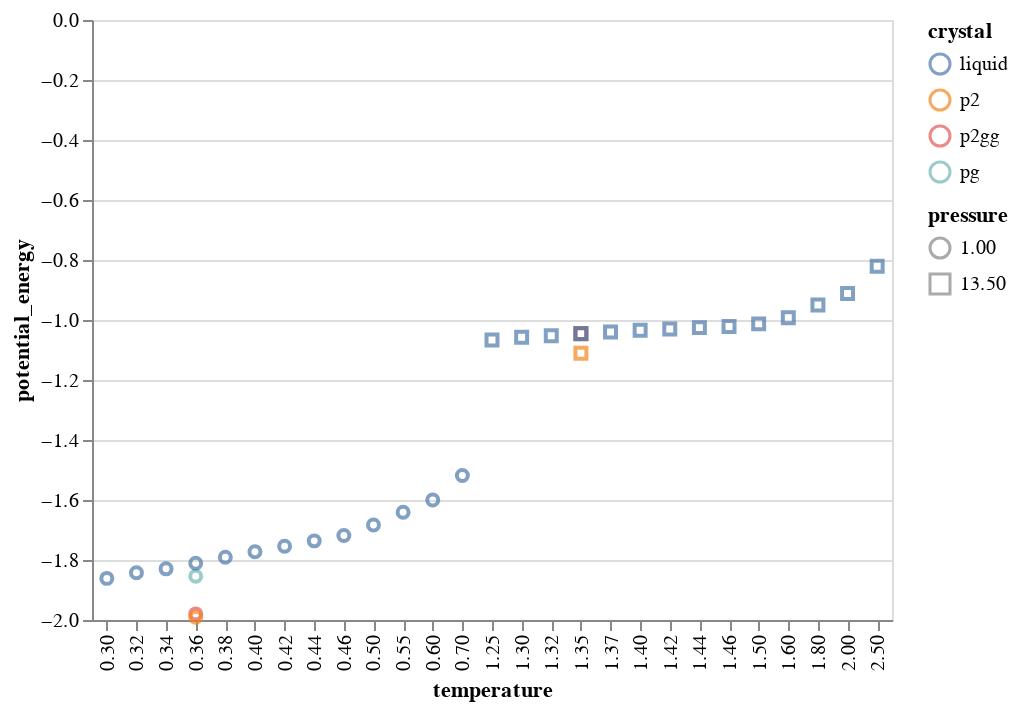

The notebook cell this image was saved under:
### Code cell
alt.Chart(df_thermo.reset_index()).mark_point().encode(
    x='temperature',
    y='potential_energy',
    color='crystal',
    shape='pressure',
)

### Figure 1 — Vega-Lite specification as saved in the notebook (floating-point values rounded to 4 significant figures)
{"$schema": "https://vega.github.io/schema/vega-lite/v2.6.0.json", "config": {"view": {"height": 300, "width": 400}}, "data": {"name": "data-50c533a4e1e6825cc684d1546dee3559"}, "datasets": {"data-50c533a4e1e6825cc684d1546dee3559": [{"N": 1, "crystal": "pg", "kinetic_energy": 0.506, "kinetic_energy_rigid_center": 0.506, "lx": 0.008298, "ly": 0.009725, "lz": 6.2e-05, "momentum": 1.367e-17, "npt_thermostat_energy": 0.07352, "potential_energy": -1.046, "potential_energy_rigid_center": -1.046, "pressure": "13.50", "pressure_rigid_center": 0.0008367, "rotational_kinetic_energy": 0.1689, "rotational_ndof_rigid_center": 0.25, "temperature": "1.35", "temperature_rigid_center": 8.369e-05, "timestep": 309.7, "translational_kinetic_energy": 0.3371, "translational_kinetic_energy_rigid_center": 0.3371, "translational_ndof_rigid_center": 0.4999, "volume": 1.301, "xy": 0, "xz": 0, "yz": 0}, {"N": 1, "crystal": "p2gg", "kinetic_energy": 0.5064, "kinetic_energy_rigid_center": 0.5064, "lx": 0.008107, "ly": 0.009953, "lz": 6.2e-05, "momentum": 1.541e-17, "npt_thermostat_energy": 0.06822, "potential_energy": -1.046, "potential_energy_rigid_center": -1.046, "pressure": "13.50", "pressure_rigid_center": 0.0008369, "rotational_kinetic_energy": 0.1687, "rotational_ndof_rigid_center": 0.25, "temperature": "1.35", "temperature_rigid_center": 8.375e-05, "timestep": 309.7, "translational_kinetic_energy": 0.3377, "translational_kinetic_energy_rigid_center": 0.3377, "translational_ndof_rigid_center": 0.4999, "volume": 1.301, "xy": 0, "xz": 0, "yz": 0}, {"N": 1, "crystal": "p2", "kinetic_energy": 0.5062, "kinetic_energy_rigid_center": 0.5062, "lx": 0.01172, "ly": 0.006843, "lz": 6.2e-05, "momentum": 1.372e-17, "npt_thermostat_energy": 0.05873, "potential_energy": -1.111, "potential_energy_rigid_center": -1.111, "pressure": "13.50", "pressure_rigid_center": 0.0008368, "rotational_kinetic_energy": 0.1689, "rotational_ndof_rigid_center": 0.25, "temperature": "1.35", "temperature_rigid_center": 8.371e-05, "timestep": 309.7, "translational_kinetic_energy": 0.3373, "translational_kinetic_energy_rigid_center": 0.3373, "translational_ndof_rigid_center": 0.4999, "volume": 1.293, "xy": -1.532e-05, "xz": 0, "yz": 0}, {"N": 1, "crystal": "pg", "kinetic_energy": 0.1349, "kinetic_energy_rigid_center": 0.1349, "lx": 0.008719, "ly": 0.01022, "lz": 6.2e-05, "momentum": 2.34e-18, "npt_thermostat_energy": 0.01539, "potential_energy": -1.854, "potential_energy_rigid_center": -1.854, "pressure": "1.00", "pressure_rigid_center": 6.202e-05, "rotational_kinetic_energy": 0.04499, "rotational_ndof_rigid_center": 0.25, "temperature": "0.36", "temperature_rigid_center": 2.231e-05, "timestep": 309.7, "translational_kinetic_energy": 0.08995, "translational_kinetic_energy_rigid_center": 0.08995, "translational_ndof_rigid_center": 0.4999, "volume": 1.437, "xy": 0, "xz": 0, "yz": 0}, {"N": 1, "crystal": "p2gg", "kinetic_energy": 0.1351, "kinetic_energy_rigid_center": 0.1351, "lx": 0.008467, "ly": 0.01039, "lz": 6.2e-05, "momentum": 2.694e-18, "npt_thermostat_energy": 0.02449, "potential_energy": -1.98, "potential_energy_rigid_center": -1.98, "pressure": "1.00", "pressure_rigid_center": 6.211e-05, "rotational_kinetic_energy": 0.045, "rotational_ndof_rigid_center": 0.25, "temperature": "0.36", "temperature_rigid_center": 2.233e-05, "timestep": 309.7, "translational_kinetic_energy": 0.09005, "translational_kinetic_energy_rigid_center": 0.09005, "translational_ndof_rigid_center": 0.4999, "volume": 1.419, "xy": 0, "xz": 0, "yz": 0}, {"N": 1, "crystal": "p2", "kinetic_energy": 0.135, "kinetic_energy_rigid_center": 0.135, "lx": 0.01226, "ly": 0.007162, "lz": 6.2e-05, "momentum": 2.917e-18, "npt_thermostat_energy": 0.02391, "potential_energy": -1.991, "potential_energy_rigid_center": -1.991, "pressure": "1.00", "pressure_rigid_center": 6.196e-05, "rotational_kinetic_energy": 0.04501, "rotational_ndof_rigid_center": 0.25, "temperature": "0.36", "temperature_rigid_center": 2.232e-05, "timestep": 309.7, "translational_kinetic_energy": 0.08997, "translational_kinetic_energy_rigid_center": 0.08997, "translational_ndof_rigid_center": 0.4999, "volume": 1.416, "xy": -1.532e-05, "xz": 0, "yz": 0}, {"N": 1, "crystal": "liquid", "kinetic_energy": 0.5244, "kinetic_energy_rigid_center": 0.5244, "lx": 0.02283, "ly": 0.02283, "lz": 0.0004, "momentum": 8.149e-18, "npt_thermostat_energy": 28.27, "potential_energy": -1.034, "potential_energy_rigid_center": -1.034, "pressure": "13.50", "pressure_rigid_center": 0.0054, "rotational_kinetic_energy": 0.175, "rotational_ndof_rigid_center": 0.25, "temperature": "1.40", "temperature_rigid_center": 0.0005599, "timestep": 199998, "translational_kinetic_energy": 0.3494, "translational_kinetic_energy_rigid_center": 0.3494, "translational_ndof_rigid_center": 0.4992, "volume": 1.303, "xy": 0, "xz": 0, "yz": 0}, {"N": 1, "crystal": "liquid", "kinetic_energy": 0.7494, "kinetic_energy_rigid_center": 0.7494, "lx": 0.01799, "ly": 0.01799, "lz": 0.0002441, "momentum": 2.298e-16, "npt_thermostat_energy": 0.1243, "potential_energy": -0.9118, "potential_energy_rigid_center": -0.9118, "pressure": "13.50", "pressure_rigid_center": 0.003299, "rotational_kinetic_energy": 0.2493, "rotational_ndof_rigid_center": 0.25, "temperature": "2.00", "temperature_rigid_center": 0.0004882, "timestep": 859.4, "translational_kinetic_energy": 0.5001, "translational_kinetic_energy_rigid_center": 0.5001, "translational_ndof_rigid_center": 0.4995, "volume": 1.326, "xy": 0, "xz": 0, "yz": 0}, {"N": 1, "crystal": "liquid", "kinetic_energy": 0.2058, "kinetic_energy_rigid_center": 0.2058, "lx": 0.02453, "ly": 0.02453, "lz": 0.0004, "momentum": 5.845e-17, "npt_thermostat_energy": 0.07057, "potential_energy": -1.641, "potential_energy_rigid_center": -1.641, "pressure": "1.00", "pressure_rigid_center": 0.0003998, "rotational_kinetic_energy": 0.0687, "rotational_ndof_rigid_center": 0.25, "temperature": "0.55", "temperature_rigid_center": 0.0002198, "timestep": 2550, "translational_kinetic_energy": 0.1371, "translational_kinetic_energy_rigid_center": 0.1371, "translational_ndof_rigid_center": 0.4992, "volume": 1.504, "xy": 0, "xz": 0, "yz": 0}, {"N": 1, "crystal": "liquid", "kinetic_energy": 0.4944, "kinetic_energy_rigid_center": 0.4944, "lx": 0.0228, "ly": 0.0228, "lz": 0.0004, "momentum": 5.214e-18, "npt_thermostat_energy": 28.35, "potential_energy": -1.052, "potential_energy_rigid_center": -1.052, "pressure": "13.50", "pressure_rigid_center": 0.0054, "rotational_kinetic_energy": 0.165, "rotational_ndof_rigid_center": 0.25, "temperature": "1.32", "temperature_rigid_center": 0.000528, "timestep": 199998, "translational_kinetic_energy": 0.3295, "translational_kinetic_energy_rigid_center": 0.3295, "translational_ndof_rigid_center": 0.4992, "volume": 1.3, "xy": 0, "xz": 0, "yz": 0}, {"N": 1, "crystal": "liquid", "kinetic_energy": 0.5395, "kinetic_energy_rigid_center": 0.5395, "lx": 0.02285, "ly": 0.02285, "lz": 0.0004, "momentum": 6.557e-18, "npt_thermostat_energy": 61.49, "potential_energy": -1.025, "potential_energy_rigid_center": -1.025, "pressure": "13.50", "pressure_rigid_center": 0.005401, "rotational_kinetic_energy": 0.18, "rotational_ndof_rigid_center": 0.25, "temperature": "1.44", "temperature_rigid_center": 0.000576, "timestep": 199998, "translational_kinetic_energy": 0.3595, "translational_kinetic_energy_rigid_center": 0.3595, "translational_ndof_rigid_center": 0.4992, "volume": 1.305, "xy": 0, "xz": 0, "yz": 0}, {"N": 1, "crystal": "liquid", "kinetic_energy": 0.2248, "kinetic_energy_rigid_center": 0.2248, "lx": 0.02464, "ly": 0.02464, "lz": 0.0004, "momentum": 1.197e-16, "npt_thermostat_energy": 0.1124, "potential_energy": -1.6, "potential_energy_rigid_center": -1.6, "pressure": "1.00", "pressure_rigid_center": 0.0004003, "rotational_kinetic_energy": 0.07492, "rotational_ndof_rigid_center": 0.25, "temperature": "0.60", "temperature_rigid_center": 0.0002401, "timestep": 2526, "translational_kinetic_energy": 0.1499, "translational_kinetic_energy_rigid_center": 0.1499, "translational_ndof_rigid_center": 0.4992, "volume": 1.518, "xy": 0, "xz": 0, "yz": 0}, {"N": 1, "crystal": "liquid", "kinetic_energy": 0.1199, "kinetic_energy_rigid_center": 0.1199, "lx": 0.02404, "ly": 0.02404, "lz": 0.0004, "momentum": 1.251e-18, "npt_thermostat_energy": 22.07, "potential_energy": -1.843, "potential_energy_rigid_center": -1.843, "pressure": "1.00", "pressure_rigid_center": 0.0004, "rotational_kinetic_energy": 0.04001, "rotational_ndof_rigid_center": 0.25, "temperature": "0.32", "temperature_rigid_center": 0.000128, "timestep": 199998, "translational_kinetic_energy": 0.07988, "translational_kinetic_energy_rigid_center": 0.07988, "translational_ndof_rigid_center": 0.4992, "volume": 1.445, "xy": 0, "xz": 0, "yz": 0}, {"N": 1, "crystal": "liquid", "kinetic_energy": 0.562, "kinetic_energy_rigid_center": 0.562, "lx": 0.02287, "ly": 0.02287, "lz": 0.0004, "momentum": 5.861e-18, "npt_thermostat_energy": 31.74, "potential_energy": -1.013, "potential_energy_rigid_center": -1.013, "pressure": "13.50", "pressure_rigid_center": 0.0054, "rotational_kinetic_energy": 0.1875, "rotational_ndof_rigid_center": 0.25, "temperature": "1.50", "temperature_rigid_center": 0.0006001, "timestep": 199998, "translational_kinetic_energy": 0.3744, "translational_kinetic_energy_rigid_center": 0.3744, "translational_ndof_rigid_center": 0.4992, "volume": 1.307, "xy": 0, "xz": 0, "yz": 0}, {"N": 1, "crystal": "liquid", "kinetic_energy": 0.1873, "kinetic_energy_rigid_center": 0.1873, "lx": 0.02441, "ly": 0.02441, "lz": 0.0004, "momentum": 2.797e-18, "npt_thermostat_energy": 219.7, "potential_energy": -1.683, "potential_energy_rigid_center": -1.683, "pressure": "1.00", "pressure_rigid_center": 0.0004001, "rotational_kinetic_energy": 0.06251, "rotational_ndof_rigid_center": 0.25, "temperature": "0.50", "temperature_rigid_center": 0.0002, "timestep": 199998, "translational_kinetic_energy": 0.1248, "translational_kinetic_energy_rigid_center": 0.1248, "translational_ndof_rigid_center": 0.4992, "volume": 1.49, "xy": 0, "xz": 0, "yz": 0}, {"N": 1, "crystal": "liquid", "kinetic_energy": 0.4682, "kinetic_energy_rigid_center": 0.4682, "lx": 0.02278, "ly": 0.02278, "lz": 0.0004, "momentum": 4.999e-18, "npt_thermostat_energy": 34.78, "potential_energy": -1.067, "potential_energy_rigid_center": -1.067, "pressure": "13.50", "pressure_rigid_center": 0.0054, "rotational_kinetic_energy": 0.1563, "rotational_ndof_rigid_center": 0.25, "temperature": "1.25", "temperature_rigid_center": 0.0005, "timestep": 199998, "translational_kinetic_energy": 0.312, "translational_kinetic_energy_rigid_center": 0.312, "translational_ndof_rigid_center": 0.4992, "volume": 1.297, "xy": 0, "xz": 0, "yz": 0}, {"N": 1, "crystal": "liquid", "kinetic_energy": 0.1423, "kinetic_energy_rigid_center": 0.1423, "lx": 0.02416, "ly": 0.02416, "lz": 0.0004, "momentum": 2.787e-18, "npt_thermostat_energy": 39.44, "potential_energy": -1.791, "potential_energy_rigid_center": -1.791, "pressure": "1.00", "pressure_rigid_center": 0.0003998, "rotational_kinetic_energy": 0.04751, "rotational_ndof_rigid_center": 0.25, "temperature": "0.38", "temperature_rigid_center": 0.000152, "timestep": 199998, "translational_kinetic_energy": 0.09484, "translational_kinetic_energy_rigid_center": 0.09484, "translational_ndof_rigid_center": 0.4992, "volume": 1.459, "xy": 0, "xz": 0, "yz": 0}, {"N": 1, "crystal": "liquid", "kinetic_energy": 0.1723, "kinetic_energy_rigid_center": 0.1723, "lx": 0.02433, "ly": 0.02433, "lz": 0.0004, "momentum": 3.977e-18, "npt_thermostat_energy": 106.7, "potential_energy": -1.718, "potential_energy_rigid_center": -1.718, "pressure": "1.00", "pressure_rigid_center": 0.0004001, "rotational_kinetic_energy": 0.05751, "rotational_ndof_rigid_center": 0.25, "temperature": "0.46", "temperature_rigid_center": 0.000184, "timestep": 199998, "translational_kinetic_energy": 0.1148, "translational_kinetic_energy_rigid_center": 0.1148, "translational_ndof_rigid_center": 0.4992, "volume": 1.479, "xy": 0, "xz": 0, "yz": 0}, {"N": 1, "crystal": "liquid", "kinetic_energy": 0.487, "kinetic_energy_rigid_center": 0.487, "lx": 0.0228, "ly": 0.0228, "lz": 0.0004, "momentum": 9.316e-18, "npt_thermostat_energy": 27.54, "potential_energy": -1.057, "potential_energy_rigid_center": -1.057, "pressure": "13.50", "pressure_rigid_center": 0.0054, "rotational_kinetic_energy": 0.1625, "rotational_ndof_rigid_center": 0.25, "temperature": "1.30", "temperature_rigid_center": 0.00052, "timestep": 199998, "translational_kinetic_energy": 0.3245, "translational_kinetic_energy_rigid_center": 0.3245, "translational_ndof_rigid_center": 0.4992, "volume": 1.299, "xy": 0, "xz": 0, "yz": 0}, {"N": 1, "crystal": "liquid", "kinetic_energy": 0.5057, "kinetic_energy_rigid_center": 0.5057, "lx": 0.02282, "ly": 0.02282, "lz": 0.0004, "momentum": 5.6e-18, "npt_thermostat_energy": 29.29, "potential_energy": -1.045, "potential_energy_rigid_center": -1.045, "pressure": "13.50", "pressure_rigid_center": 0.0054, "rotational_kinetic_energy": 0.1687, "rotational_ndof_rigid_center": 0.25, "temperature": "1.35", "temperature_rigid_center": 0.00054, "timestep": 199998, "translational_kinetic_energy": 0.337, "translational_kinetic_energy_rigid_center": 0.337, "translational_ndof_rigid_center": 0.4992, "volume": 1.301, "xy": 0, "xz": 0, "yz": 0}, {"N": 1, "crystal": "liquid", "kinetic_energy": 0.1124, "kinetic_energy_rigid_center": 0.1124, "lx": 0.024, "ly": 0.024, "lz": 0.0004, "momentum": 2.937e-18, "npt_thermostat_energy": 25.09, "potential_energy": -1.861, "potential_energy_rigid_center": -1.861, "pressure": "1.00", "pressure_rigid_center": 0.0003999, "rotational_kinetic_energy": 0.0375, "rotational_ndof_rigid_center": 0.25, "temperature": "0.30", "temperature_rigid_center": 0.00012, "timestep": 199998, "translational_kinetic_energy": 0.07487, "translational_kinetic_energy_rigid_center": 0.07487, "translational_ndof_rigid_center": 0.4992, "volume": 1.44, "xy": 0, "xz": 0, "yz": 0}, {"N": 1, "crystal": "liquid", "kinetic_energy": 0.5319, "kinetic_energy_rigid_center": 0.5319, "lx": 0.02284, "ly": 0.02284, "lz": 0.0004, "momentum": 5.064e-18, "npt_thermostat_energy": 49.97, "potential_energy": -1.03, "potential_energy_rigid_center": -1.03, "pressure": "13.50", "pressure_rigid_center": 0.005401, "rotational_kinetic_energy": 0.1775, "rotational_ndof_rigid_center": 0.25, "temperature": "1.42", "temperature_rigid_center": 0.000568, "timestep": 199998, "translational_kinetic_energy": 0.3544, "translational_kinetic_energy_rigid_center": 0.3544, "translational_ndof_rigid_center": 0.4992, "volume": 1.304, "xy": 0, "xz": 0, "yz": 0}, {"N": 1, "crystal": "liquid", "kinetic_energy": 0.5993, "kinetic_energy_rigid_center": 0.5993, "lx": 0.01789, "ly": 0.01789, "lz": 0.0002441, "momentum": 1.981e-16, "npt_thermostat_energy": 0.1308, "potential_energy": -0.9924, "potential_energy_rigid_center": -0.9924, "pressure": "13.50", "pressure_rigid_center": 0.003294, "rotational_kinetic_energy": 0.2002, "rotational_ndof_rigid_center": 0.25, "temperature": "1.60", "temperature_rigid_center": 0.0003904, "timestep": 893.6, "translational_kinetic_energy": 0.3992, "translational_kinetic_energy_rigid_center": 0.3992, "translational_ndof_rigid_center": 0.4995, "volume": 1.311, "xy": 0, "xz": 0, "yz": 0}, {"N": 1, "crystal": "liquid", "kinetic_energy": 0.6754, "kinetic_energy_rigid_center": 0.6754, "lx": 0.01794, "ly": 0.01794, "lz": 0.0002441, "momentum": 2.037e-16, "npt_thermostat_energy": 0.1566, "potential_energy": -0.95, "potential_energy_rigid_center": -0.95, "pressure": "13.50", "pressure_rigid_center": 0.003299, "rotational_kinetic_energy": 0.2253, "rotational_ndof_rigid_center": 0.25, "temperature": "1.80", "temperature_rigid_center": 0.00044, "timestep": 881.3, "translational_kinetic_energy": 0.45, "translational_kinetic_energy_rigid_center": 0.45, "translational_ndof_rigid_center": 0.4995, "volume": 1.319, "xy": 0, "xz": 0, "yz": 0}, {"N": 1, "crystal": "liquid", "kinetic_energy": 0.1648, "kinetic_energy_rigid_center": 0.1648, "lx": 0.02428, "ly": 0.02428, "lz": 0.0004, "momentum": 9.64e-19, "npt_thermostat_energy": 78.99, "potential_energy": -1.736, "potential_energy_rigid_center": -1.736, "pressure": "1.00", "pressure_rigid_center": 0.0004, "rotational_kinetic_energy": 0.055, "rotational_ndof_rigid_center": 0.25, "temperature": "0.44", "temperature_rigid_center": 0.000176, "timestep": 199998, "translational_kinetic_energy": 0.1098, "translational_kinetic_energy_rigid_center": 0.1098, "translational_ndof_rigid_center": 0.4992, "volume": 1.474, "xy": 0, "xz": 0, "yz": 0}, {"N": 1, "crystal": "liquid", "kinetic_energy": 0.2623, "kinetic_energy_rigid_center": 0.2623, "lx": 0.02488, "ly": 0.02488, "lz": 0.0004, "momentum": 1.727e-16, "npt_thermostat_energy": 0.1173, "potential_energy": -1.519, "potential_energy_rigid_center": -1.519, "pressure": "1.00", "pressure_rigid_center": 0.0003991, "rotational_kinetic_energy": 0.08755, "rotational_ndof_rigid_center": 0.25, "temperature": "0.70", "temperature_rigid_center": 0.0002801, "timestep": 1998, "translational_kinetic_energy": 0.1748, "translational_kinetic_energy_rigid_center": 0.1748, "translational_ndof_rigid_center": 0.4992, "volume": 1.548, "xy": 0, "xz": 0, "yz": 0}, {"N": 1, "crystal": "liquid", "kinetic_energy": 0.9374, "kinetic_energy_rigid_center": 0.9374, "lx": 0.01812, "ly": 0.01812, "lz": 0.0002441, "momentum": 4.537e-16, "npt_thermostat_energy": 0.1395, "potential_energy": -0.8207, "potential_energy_rigid_center": -0.8207, "pressure": "13.50", "pressure_rigid_center": 0.0033, "rotational_kinetic_energy": 0.3132, "rotational_ndof_rigid_center": 0.25, "temperature": "2.50", "temperature_rigid_center": 0.0006107, "timestep": 871.6, "translational_kinetic_energy": 0.6242, "translational_kinetic_energy_rigid_center": 0.6242, "translational_ndof_rigid_center": 0.4995, "volume": 1.345, "xy": 0, "xz": 0, "yz": 0}, {"N": 1, "crystal": "liquid", "kinetic_energy": 0.1499, "kinetic_energy_rigid_center": 0.1499, "lx": 0.0242, "ly": 0.0242, "lz": 0.0004, "momentum": 1.774e-18, "npt_thermostat_energy": 93.81, "potential_energy": -1.772, "potential_energy_rigid_center": -1.772, "pressure": "1.00", "pressure_rigid_center": 0.0003999, "rotational_kinetic_energy": 0.05001, "rotational_ndof_rigid_center": 0.25, "temperature": "0.40", "temperature_rigid_center": 0.00016, "timestep": 199998, "translational_kinetic_energy": 0.09985, "translational_kinetic_energy_rigid_center": 0.09985, "translational_ndof_rigid_center": 0.4992, "volume": 1.464, "xy": 0, "xz": 0, "yz": 0}, {"N": 1, "crystal": "liquid", "kinetic_energy": 0.5469, "kinetic_energy_rigid_center": 0.5469, "lx": 0.02285, "ly": 0.02285, "lz": 0.0004, "momentum": 3.96e-18, "npt_thermostat_energy": 117.4, "potential_energy": -1.022, "potential_energy_rigid_center": -1.022, "pressure": "13.50", "pressure_rigid_center": 0.0054, "rotational_kinetic_energy": 0.1825, "rotational_ndof_rigid_center": 0.25, "temperature": "1.46", "temperature_rigid_center": 0.0005839, "timestep": 199998, "translational_kinetic_energy": 0.3644, "translational_kinetic_energy_rigid_center": 0.3644, "translational_ndof_rigid_center": 0.4992, "volume": 1.306, "xy": 0, "xz": 0, "yz": 0}, {"N": 1, "crystal": "liquid", "kinetic_energy": 0.1349, "kinetic_energy_rigid_center": 0.1349, "lx": 0.02411, "ly": 0.02411, "lz": 0.0004, "momentum": 2.542e-18, "npt_thermostat_energy": 28.44, "potential_energy": -1.811, "potential_energy_rigid_center": -1.811, "pressure": "1.00", "pressure_rigid_center": 0.0004002, "rotational_kinetic_energy": 0.04501, "rotational_ndof_rigid_center": 0.25, "temperature": "0.36", "temperature_rigid_center": 0.000144, "timestep": 199998, "translational_kinetic_energy": 0.08986, "translational_kinetic_energy_rigid_center": 0.08986, "translational_ndof_rigid_center": 0.4992, "volume": 1.453, "xy": 0, "xz": 0, "yz": 0}, {"N": 1, "crystal": "liquid", "kinetic_energy": 0.1274, "kinetic_energy_rigid_center": 0.1274, "lx": 0.02407, "ly": 0.02407, "lz": 0.0004, "momentum": 1.05e-18, "npt_thermostat_energy": 36.75, "potential_energy": -1.829, "potential_energy_rigid_center": -1.829, "pressure": "1.00", "pressure_rigid_center": 0.0004, "rotational_kinetic_energy": 0.04249, "rotational_ndof_rigid_center": 0.25, "temperature": "0.34", "temperature_rigid_center": 0.000136, "timestep": 199998, "translational_kinetic_energy": 0.08488, "translational_kinetic_energy_rigid_center": 0.08488, "translational_ndof_rigid_center": 0.4992, "volume": 1.448, "xy": 0, "xz": 0, "yz": 0}, {"N": 1, "crystal": "liquid", "kinetic_energy": 0.5131, "kinetic_energy_rigid_center": 0.5131, "lx": 0.02282, "ly": 0.02282, "lz": 0.0004, "momentum": 6.871e-18, "npt_thermostat_energy": 25.21, "potential_energy": -1.04, "potential_energy_rigid_center": -1.04, "pressure": "13.50", "pressure_rigid_center": 0.005401, "rotational_kinetic_energy": 0.1712, "rotational_ndof_rigid_center": 0.25, "temperature": "1.37", "temperature_rigid_center": 0.0005479, "timestep": 199998, "translational_kinetic_energy": 0.3419, "translational_kinetic_energy_rigid_center": 0.3419, "translational_ndof_rigid_center": 0.4992, "volume": 1.302, "xy": 0, "xz": 0, "yz": 0}, {"N": 1, "crystal": "liquid", "kinetic_energy": 0.1573, "kinetic_energy_rigid_center": 0.1573, "lx": 0.02424, "ly": 0.02424, "lz": 0.0004, "momentum": 2.021e-18, "npt_thermostat_energy": 67.61, "potential_energy": -1.754, "potential_energy_rigid_center": -1.754, "pressure": "1.00", "pressure_rigid_center": 0.0004, "rotational_kinetic_energy": 0.05251, "rotational_ndof_rigid_center": 0.25, "temperature": "0.42", "temperature_rigid_center": 0.000168, "timestep": 199998, "translational_kinetic_energy": 0.1048, "translational_kinetic_energy_rigid_center": 0.1048, "translational_ndof_rigid_center": 0.4992, "volume": 1.469, "xy": 0, "xz": 0, "yz": 0}]}, "encoding": {"color": {"field": "crystal", "type": "nominal"}, "shape": {"field": "pressure", "type": "nominal"}, "x": {"field": "temperature", "type": "nominal"}, "y": {"field": "potential_energy", "type": "quantitative"}}, "mark": "point"}
